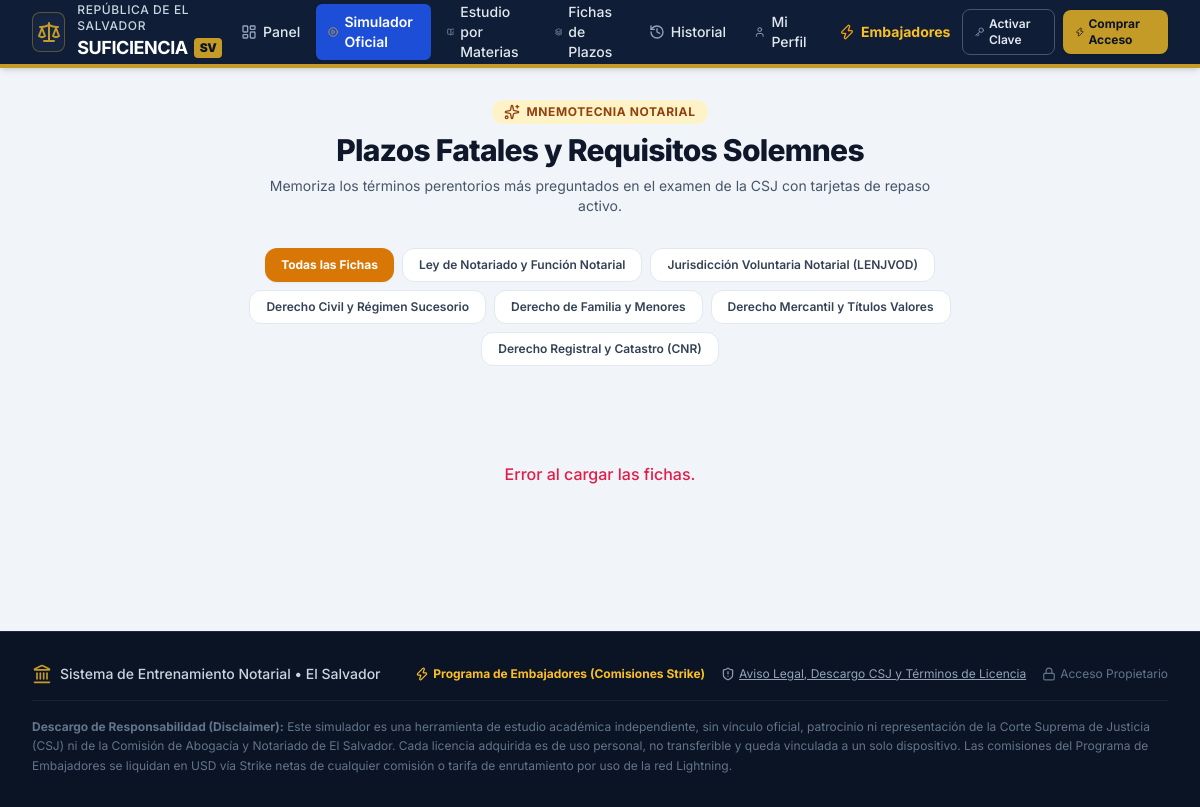
/flashcards, run on the app's committed database.
### tables this page shows
CREATE TABLE categories (
        id TEXT PRIMARY KEY,
        name TEXT NOT NULL,
        description TEXT,
        icon TEXT
    );

### app.py (the view)
@app.route("/flashcards")
def flashcards():
    categories = db.get_categories()
    device_id = get_device_id_from_request()
    license_info = db.check_device_license(device_id) if device_id else None
    return render_template("flashcards.html", categories=categories, license_info=license_info)

### app.py (called while the page is built)
def get_device_id_from_request():
    return request.headers.get("X-Device-Id") or request.cookies.get("notariado_device_id") or request.args.get("device_id")

### database.py (called while the page is built)
def get_db_connection():
    conn = sqlite3.connect(DB_PATH)
    conn.row_factory = sqlite3.Row
    return conn

def get_categories():
    conn = get_db_connection()
    cursor = conn.cursor()
    cursor.execute("""
        SELECT c.*, COUNT(q.id) as question_count
        FROM categories c
        LEFT JOIN questions q ON c.id = q.category_id
        GROUP BY c.id
        ORDER BY c.rowid
    """)
    rows = cursor.fetchall()
    conn.close()
    return [dict(r) for r in rows]

### templates/flashcards.html (shortened to what this page needs)
{% extends "base.html" %}
{% block content %}
<div class="max-w-4xl mx-auto px-4 sm:px-6 lg:px-8 py-8">
    <div class="text-center max-w-2xl mx-auto mb-8">
        <div class="inline-flex items-center gap-1.5 px-3 py-1 rounded-full bg-amber-100 text-amber-800 text-xs font-bold uppercase tracking-wider mb-2">
            <i data-lucide="sparkles" class="w-4 h-4"></i> Mnemotecnia Notarial
        </div>
        <h1 class="text-3xl font-extrabold text-slate-900 tracking-tight mb-2">
            Plazos Fatales y Requisitos Solemnes
        </h1>
        <p class="text-sm text-slate-600">
            Memoriza los términos perentorios más preguntados en el examen de la CSJ con tarjetas de repaso activo.
        </p>
    </div>
    <div class="flex justify-center flex-wrap gap-2 mb-8" id="fc-categories">
        <button type="button" class="fc-cat-btn px-4 py-2 rounded-xl text-xs font-bold bg-amber-600 text-white shadow-sm transition-all" data-cat="all">
            Todas las Fichas
        </button>
        {% for cat in categories %}
        <button type="button" class="fc-cat-btn px-4 py-2 rounded-xl text-xs font-semibold bg-white border border-slate-200 text-slate-700 hover:bg-slate-50 transition-all" data-cat="{{ cat.id }}">
            {{ cat.name }}
        </button>
        {% endfor %}
    </div>
    <div id="fc-loading" class="py-16 text-center">
    </div>
</div>
{% endblock %}

### static/css/custom.css (style rules this page uses)
:root { --primary-navy: #0f1e36; --secondary-blue: #1e3a8a; --accent-gold: #c59b27; --accent-gold-light: #fef9c3; --surface-light: #f8fafc; }
body { font-family: 'Inter', sans-serif; background-color: #f1f5f9; color: #1e293b; }

### data on the page
categories: name "Ley de Notariado y Función Notarial"
categories: name "Jurisdicción Voluntaria Notarial (LENJVOD)"
categories: name "Derecho Civil y Régimen Sucesorio"
categories: name "Derecho de Familia y Menores"
categories: name "Derecho Mercantil y Títulos Valores"
categories: name "Derecho Registral y Catastro (CNR)"
